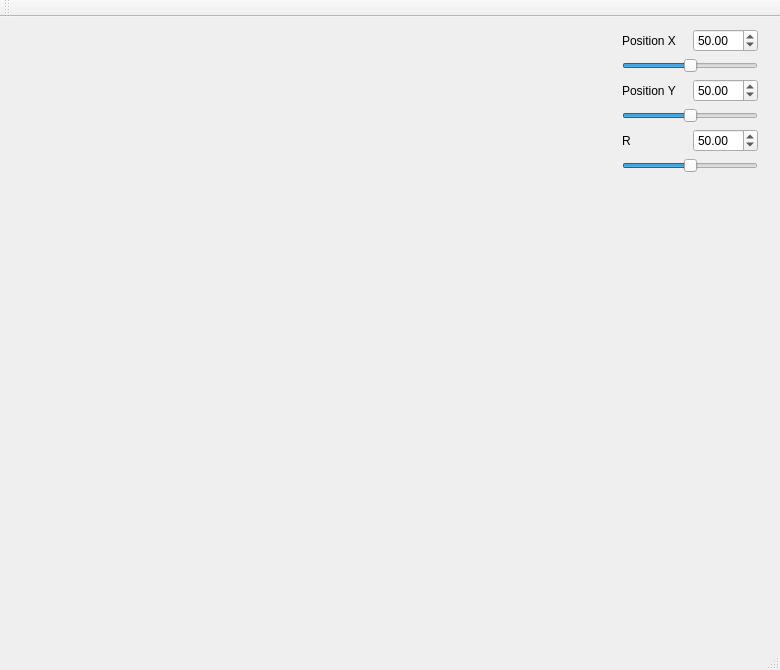
<?xml version="1.0" encoding="UTF-8"?>
<ui version="4.0">
 <class>MainWindow</class>
 <widget class="QMainWindow" name="MainWindow">
  <property name="geometry">
   <rect>
    <x>0</x>
    <y>0</y>
    <width>780</width>
    <height>670</height>
   </rect>
  </property>
  <property name="sizePolicy">
   <sizepolicy hsizetype="Preferred" vsizetype="Preferred">
    <horstretch>0</horstretch>
    <verstretch>0</verstretch>
   </sizepolicy>
  </property>
  <property name="windowTitle">
   <string>MainWindow</string>
  </property>
  <widget class="QWidget" name="centralWidget">
   <property name="sizePolicy">
    <sizepolicy hsizetype="Preferred" vsizetype="Preferred">
     <horstretch>3</horstretch>
     <verstretch>4</verstretch>
    </sizepolicy>
   </property>
   <widget class="QWidget" name="layoutWidget">
    <property name="geometry">
     <rect>
      <x>5</x>
      <y>1</y>
      <width>764</width>
      <height>602</height>
     </rect>
    </property>
    <layout class="QFormLayout" name="mainformLayout">
     <item row="0" column="0">
      <widget class="QWidget" name="drawPanel" native="true">
       <property name="minimumSize">
        <size>
         <width>600</width>
         <height>600</height>
        </size>
       </property>
      </widget>
     </item>
     <item row="0" column="1">
      <layout class="QVBoxLayout" name="verticalLayout_4">
       <item>
        <layout class="QVBoxLayout" name="verticalLayout">
         <item>
          <layout class="QHBoxLayout" name="horizontalLayout">
           <item>
            <widget class="QLabel" name="posXLabel">
             <property name="text">
              <string>Position X</string>
             </property>
            </widget>
           </item>
           <item>
            <widget class="QDoubleSpinBox" name="spinXPos">
             <property name="maximum">
              <double>100.000000000000000</double>
             </property>
             <property name="singleStep">
              <double>0.250000000000000</double>
             </property>
             <property name="value">
              <double>50.000000000000000</double>
             </property>
            </widget>
           </item>
          </layout>
         </item>
         <item>
          <widget class="QSlider" name="sliderXPos">
           <property name="maximum">
            <number>100</number>
           </property>
           <property name="singleStep">
            <number>1</number>
           </property>
           <property name="value">
            <number>50</number>
           </property>
           <property name="sliderPosition">
            <number>50</number>
           </property>
           <property name="orientation">
            <enum>Qt::Horizontal</enum>
           </property>
          </widget>
         </item>
        </layout>
       </item>
       <item>
        <layout class="QVBoxLayout" name="verticalLayout_2">
         <item>
          <layout class="QHBoxLayout" name="horizontalLayout_2">
           <item>
            <widget class="QLabel" name="label_2">
             <property name="text">
              <string>Position Y</string>
             </property>
            </widget>
           </item>
           <item>
            <widget class="QDoubleSpinBox" name="spinYPos">
             <property name="maximum">
              <double>100.000000000000000</double>
             </property>
             <property name="singleStep">
              <double>0.250000000000000</double>
             </property>
             <property name="value">
              <double>50.000000000000000</double>
             </property>
            </widget>
           </item>
          </layout>
         </item>
         <item>
          <widget class="QSlider" name="sliderYPos">
           <property name="maximum">
            <number>100</number>
           </property>
           <property name="value">
            <number>50</number>
           </property>
           <property name="orientation">
            <enum>Qt::Horizontal</enum>
           </property>
          </widget>
         </item>
        </layout>
       </item>
       <item>
        <layout class="QVBoxLayout" name="verticalLayout_3">
         <item>
          <layout class="QHBoxLayout" name="horizontalLayout_3">
           <item>
            <widget class="QLabel" name="label_3">
             <property name="text">
              <string>R</string>
             </property>
            </widget>
           </item>
           <item>
            <widget class="QDoubleSpinBox" name="spinR">
             <property name="maximum">
              <double>100.000000000000000</double>
             </property>
             <property name="singleStep">
              <double>0.250000000000000</double>
             </property>
             <property name="value">
              <double>50.000000000000000</double>
             </property>
            </widget>
           </item>
          </layout>
         </item>
         <item>
          <widget class="QSlider" name="sliderR">
           <property name="maximum">
            <number>100</number>
           </property>
           <property name="value">
            <number>50</number>
           </property>
           <property name="orientation">
            <enum>Qt::Horizontal</enum>
           </property>
          </widget>
         </item>
        </layout>
       </item>
      </layout>
     </item>
    </layout>
   </widget>
  </widget>
  <widget class="QMenuBar" name="menuBar">
   <property name="geometry">
    <rect>
     <x>0</x>
     <y>0</y>
     <width>780</width>
     <height>25</height>
    </rect>
   </property>
  </widget>
  <widget class="QToolBar" name="mainToolBar">
   <attribute name="toolBarArea">
    <enum>TopToolBarArea</enum>
   </attribute>
   <attribute name="toolBarBreak">
    <bool>false</bool>
   </attribute>
  </widget>
  <widget class="QStatusBar" name="statusBar"/>
 </widget>
 <layoutdefault spacing="6" margin="11"/>
 <resources/>
 <connections/>
</ui>
